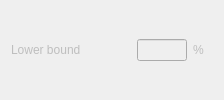
                    <widget class="QWidget" name="widget_stabTolDamping_lowerBound_SSI" native="true">
                     <property name="sizePolicy">
                      <sizepolicy hsizetype="Fixed" vsizetype="Fixed">
                       <horstretch>0</horstretch>
                       <verstretch>0</verstretch>
                      </sizepolicy>
                     </property>
                     <property name="minimumSize">
                      <size>
                       <width>100</width>
                       <height>0</height>
                      </size>
                     </property>
                     <layout class="QHBoxLayout" name="horizontalLayout_33">
                      <property name="topMargin">
                       <number>0</number>
                      </property>
                      <property name="bottomMargin">
                       <number>0</number>
                      </property>
                      <item>
                       <widget class="QLabel" name="label_stabTolDamping_lowerBound_SSI">
                        <property name="enabled">
                         <bool>false</bool>
                        </property>
                        <property name="sizePolicy">
                         <sizepolicy hsizetype="Fixed" vsizetype="Fixed">
                          <horstretch>0</horstretch>
                          <verstretch>0</verstretch>
                         </sizepolicy>
                        </property>
                        <property name="minimumSize">
                         <size>
                          <width>120</width>
                          <height>0</height>
                         </size>
                        </property>
                        <property name="toolTip">
                         <string/>
                        </property>
                        <property name="toolTipDuration">
                         <number>0</number>
                        </property>
                        <property name="text">
                         <string>Lower bound</string>
                        </property>
                        <property name="alignment">
                         <set>Qt::AlignJustify|Qt::AlignVCenter</set>
                        </property>
                       </widget>
                      </item>
                      <item alignment="Qt::AlignLeft">
                       <widget class="QLineEdit" name="lineEdit_stabTolDamping_lowerBound_SSI">
                        <property name="enabled">
                         <bool>false</bool>
                        </property>
                        <property name="sizePolicy">
                         <sizepolicy hsizetype="Fixed" vsizetype="Fixed">
                          <horstretch>0</horstretch>
                          <verstretch>0</verstretch>
                         </sizepolicy>
                        </property>
                        <property name="minimumSize">
                         <size>
                          <width>30</width>
                          <height>0</height>
                         </size>
                        </property>
                        <property name="maximumSize">
                         <size>
                          <width>50</width>
                          <height>16777215</height>
                         </size>
                        </property>
                        <property name="toolTip">
                         <string>&lt;html&gt;&lt;head/&gt;&lt;body&gt;&lt;p&gt;Given in terms of damping ratio in percentage&lt;/p&gt;&lt;/body&gt;&lt;/html&gt;</string>
                        </property>
                        <property name="maxLength">
                         <number>8</number>
                        </property>
                       </widget>
                      </item>
                      <item alignment="Qt::AlignLeft">
                       <widget class="QLabel" name="label_stabTolDamping_lowerBoundUnits_SSI">
                        <property name="enabled">
                         <bool>false</bool>
                        </property>
                        <property name="sizePolicy">
                         <sizepolicy hsizetype="Fixed" vsizetype="Fixed">
                          <horstretch>0</horstretch>
                          <verstretch>0</verstretch>
                         </sizepolicy>
                        </property>
                        <property name="minimumSize">
                         <size>
                          <width>20</width>
                          <height>0</height>
                         </size>
                        </property>
                        <property name="text">
                         <string>%</string>
                        </property>
                       </widget>
                      </item>
                     </layout>
                    </widget>
